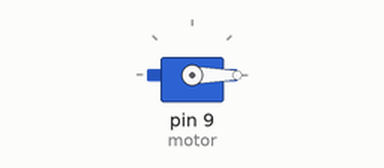
The sketch below on a simulated Arduino Uno, built with avr-gcc and run on an emulated ATmega328P. Shown: servo.

Above: at 0.05 s.
At 1.5 s:
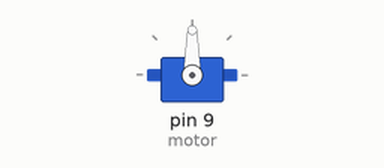
At 3.0 s:
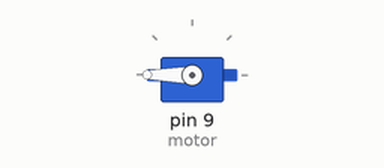
Timing chart, 0 to 6.9 s (numbered marks = the images above):
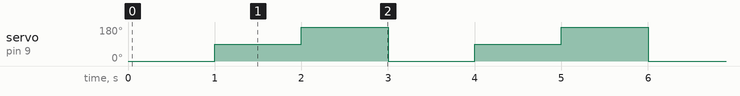

The sketch:

servo_motors.ino
```cpp
#include <Servo.h>

// Declare more motors here
Servo motor;

void setup() {
  motor.attach(9);

  Serial.begin(115200);
  Serial.setTimeout(1);
}

void loop() {
  motor.write(0);
  delay(1000);

  motor.write(90);
  delay(1000);

  motor.write(180);
  delay(1000);
}
```

Measured:
- by itself, servo on pin 9 (motor): repeats every 3.0 s: 180° 1.0 s, 0° 1.0 s, 90° 1.0 s
